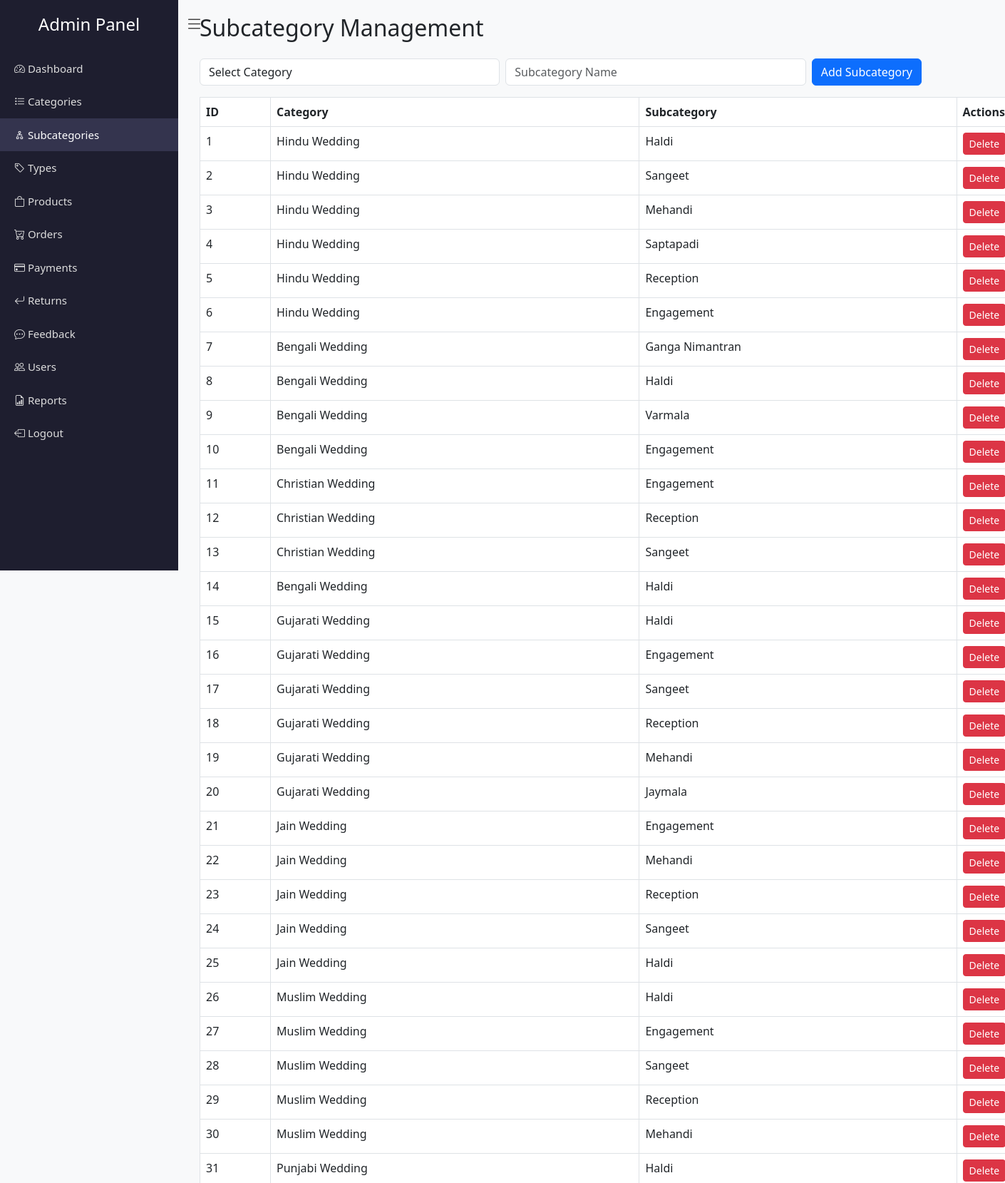
The app's page /subcategory.php (upper part) with its own data.
### tables this page shows
CREATE TABLE `subcategory` (
  `subcat_id` int(11) NOT NULL,
  `category_id` int(11) DEFAULT NULL,
  `subcat_name` varchar(100) DEFAULT NULL
);

CREATE TABLE `category` (
  `category_id` int(11) NOT NULL,
  `category_name` varchar(100) NOT NULL
);

### subcategory.php (the view, shortened to what this page needs)
<?php
include "../includes/db.php";
$subcategories = mysqli_query($conn,"SELECT s.subcat_id,s.subcat_name,c.category_name FROM subcategory s JOIN category c ON s.category_id=c.category_id");
?>
<!DOCTYPE html>
<html>
<head>
    <link rel="stylesheet" href="https://cdn.jsdelivr.net/npm/bootstrap@5.3.0/dist/css/bootstrap.min.css">
    <link rel="stylesheet" href="https://cdn.jsdelivr.net/npm/bootstrap-icons@1.11.1/font/bootstrap-icons.css">
</head>
<body>
<div class="sidebar" id="sidebar">
<h4 class="text-center mb-4">Admin Panel</h4>
<a href="dashboard.php"><i class="bi bi-speedometer2"></i> <span>Dashboard</span></a>
<a href="category.php"><i class="bi bi-list-task"></i> <span>Categories</span></a>
<a href="subcategory.php" class="active"><i class="bi bi-diagram-2"></i> <span>Subcategories</span></a>
<a href="type.php"><i class="bi bi-tag"></i> <span>Types</span></a>
<a href="products.php"><i class="bi bi-bag"></i> <span>Products</span></a>
<a href="admin_orders.php"><i class="bi bi-cart-check"></i> <span>Orders</span></a>
<a href="payments.php"><i class="bi bi-credit-card"></i> <span>Payments</span></a>
<a href="returns.php"><i class="bi bi-arrow-return-left"></i> <span>Returns</span></a>
<a href="feedback.php"><i class="bi bi-chat-dots"></i> <span>Feedback</span></a>
<a href="users.php"><i class="bi bi-people"></i> <span>Users</span></a>
<a href="reports.php"><i class="bi bi-file-earmark-bar-graph"></i> <span>Reports</span></a>
<a href="logout.php"><i class="bi bi-box-arrow-left"></i> <span>Logout</span></a>
</div>
<i class="bi bi-list" id="toggleBtn"></i>
<div class="content container">
<h2 class="mb-4">Subcategory Management</h2>
<form method="post" class="mb-3">
<div class="row g-2">
<div class="col-md-4">
<select name="category_id" class="form-control" required>
<option value="">Select Category</option>
</select>
</div>
<div class="col-md-4">
<input type="text" name="subcat_name" class="form-control" placeholder="Subcategory Name" required>
</div>
<div class="col-md-4">
<button class="btn btn-primary" name="add_subcat">Add Subcategory</button>
</div>
</div>
</form>
<table class="table table-bordered">
<tr><th>ID</th><th>Category</th><th>Subcategory</th><th>Actions</th></tr>
<?php while($row=mysqli_fetch_assoc($subcategories)){ ?>
<tr>
<td><?= $row['subcat_id'] ?></td>
<td><?= $row['category_name'] ?></td>
<td><?= $row['subcat_name'] ?></td>
<td>
<a href="?delete=<?= $row['subcat_id'] ?>" class="btn btn-danger btn-sm" onclick="return confirm('Delete?')">Delete</a>
</td>
</tr>
<?php } ?>
</table>
</div>
</body>
</html>

### subcategory.php (style rules this page uses)
body { background:#f8f9fa; }
.sidebar { width:250px; height:100vh; position:fixed; top:0; left:0; background:#1e1e2f; color:#fff; padding-top:20px; transition:0.3s; }
.sidebar a { display:block; padding:12px 20px; color:#ddd; text-decoration:none; font-size:15px; font-weight:500; transition:0.2s; }
.sidebar a:hover, .sidebar a.active { background:#34344e;color:#fff; }
.content { margin-left:260px; padding:20px; transition:0.3s; }
#toggleBtn { position:absolute; left:260px; top:15px; font-size:25px; cursor:pointer; color:#444; }

### records on screen
subcategory: subcat_id "1", category.category_name "Hindu Wedding", subcat_name "Haldi"
subcategory: subcat_id "2", category.category_name "Hindu Wedding", subcat_name "Sangeet"
subcategory: subcat_id "3", category.category_name "Hindu Wedding", subcat_name "Mehandi"
subcategory: subcat_id "4", category.category_name "Hindu Wedding", subcat_name "Saptapadi"
subcategory: subcat_id "5", category.category_name "Hindu Wedding", subcat_name "Reception"
subcategory: subcat_id "6", category.category_name "Hindu Wedding", subcat_name "Engagement"
subcategory: subcat_id "7", category.category_name "Bengali Wedding", subcat_name "Ganga Nimantran"
subcategory: subcat_id "8", category.category_name "Bengali Wedding", subcat_name "Haldi"
subcategory: subcat_id "9", category.category_name "Bengali Wedding", subcat_name "Varmala"
subcategory: subcat_id "10", category.category_name "Bengali Wedding", subcat_name "Engagement"
subcategory: subcat_id "11", category.category_name "Christian Wedding", subcat_name "Engagement"
subcategory: subcat_id "12", category.category_name "Christian Wedding", subcat_name "Reception"
subcategory: subcat_id "13", category.category_name "Christian Wedding", subcat_name "Sangeet"
subcategory: subcat_id "14", category.category_name "Bengali Wedding", subcat_name "Haldi"
subcategory: subcat_id "15", category.category_name "Gujarati Wedding", subcat_name "Haldi"
subcategory: subcat_id "16", category.category_name "Gujarati Wedding", subcat_name "Engagement"
subcategory: subcat_id "17", category.category_name "Gujarati Wedding", subcat_name "Sangeet"
subcategory: subcat_id "18", category.category_name "Gujarati Wedding", subcat_name "Reception"
subcategory: subcat_id "19", category.category_name "Gujarati Wedding", subcat_name "Mehandi"
subcategory: subcat_id "20", category.category_name "Gujarati Wedding", subcat_name "Jaymala"
subcategory: subcat_id "21", category.category_name "Jain Wedding", subcat_name "Engagement"
subcategory: subcat_id "22", category.category_name "Jain Wedding", subcat_name "Mehandi"
subcategory: subcat_id "23", category.category_name "Jain Wedding", subcat_name "Reception"
subcategory: subcat_id "24", category.category_name "Jain Wedding", subcat_name "Sangeet"
subcategory: subcat_id "25", category.category_name "Jain Wedding", subcat_name "Haldi"
subcategory: subcat_id "26", category.category_name "Muslim Wedding", subcat_name "Haldi"
subcategory: subcat_id "27", category.category_name "Muslim Wedding", subcat_name "Engagement"
subcategory: subcat_id "28", category.category_name "Muslim Wedding", subcat_name "Sangeet"
subcategory: subcat_id "29", category.category_name "Muslim Wedding", subcat_name "Reception"
subcategory: subcat_id "30", category.category_name "Muslim Wedding", subcat_name "Mehandi"
subcategory: subcat_id "31", category.category_name "Punjabi Wedding", subcat_name "Haldi"
